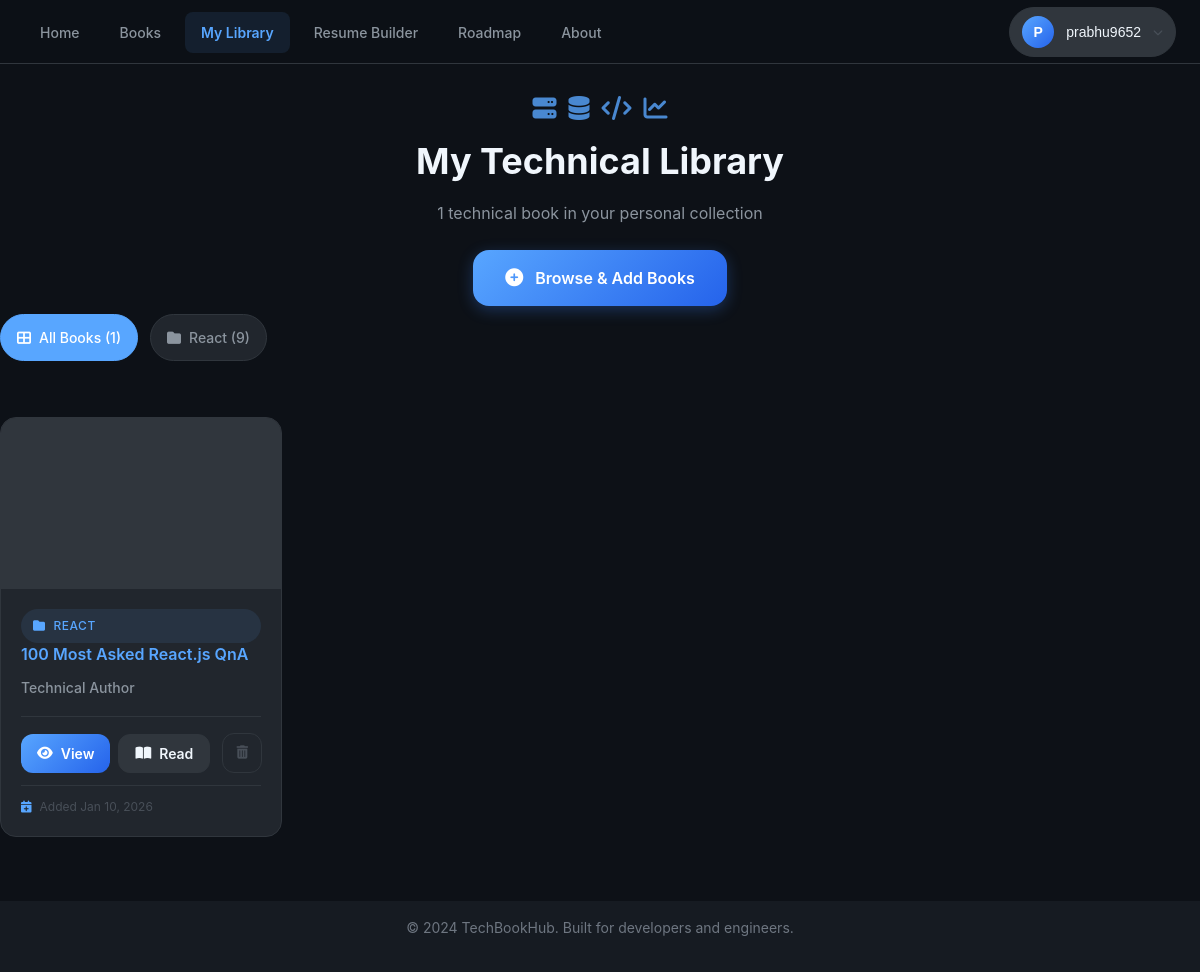
/library/ (signed in), run on an earlier commit of the app's database.
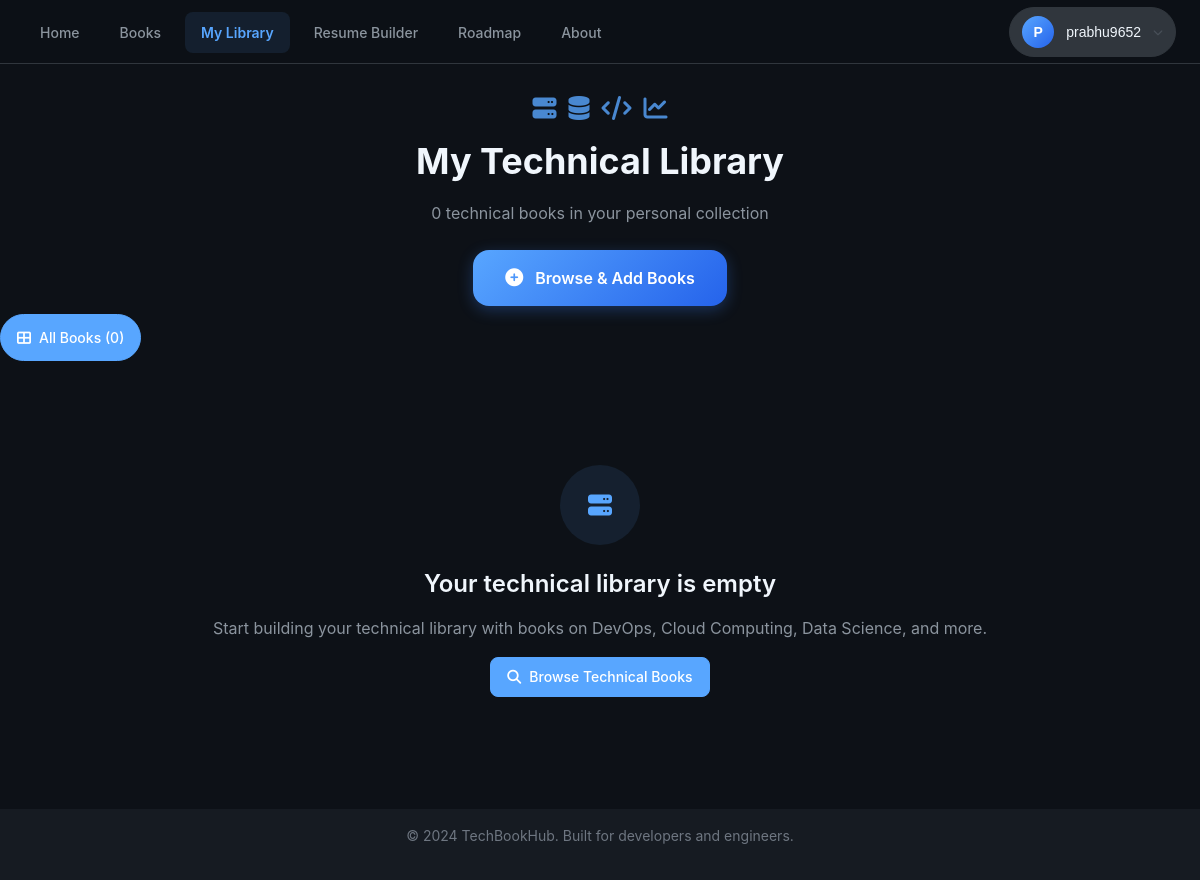
And on a later commit of the database.
### books/models.py (models this page shows, shortened)
class Category(models.Model):
    name = models.CharField(max_length=100, unique=True)
    slug = models.SlugField(max_length=100, unique=True)
    description = models.TextField(blank=True, default='')
    parent = models.ForeignKey('self', on_delete=models.CASCADE, null=True, blank=True, related_name='subcategories')
    class Meta:
        verbose_name_plural = 'Categories'

class Book(models.Model):
    id = models.AutoField(primary_key=True)
    name = models.CharField(max_length=255)
    price = models.IntegerField()
    description = models.TextField()
    author = models.CharField(max_length=255, blank=True, default='')
    cover_image = models.ImageField(upload_to='book_images/', null=True, blank=True)
    pdf = models.FileField(upload_to='book_pdfs/', null=True, blank=True)
    category = models.ForeignKey(Category, on_delete=models.SET_NULL, null=True, blank=True, related_name='books')
    @property
    def cover(self):
        return self.cover_image

### library/models.py (models this page shows, shortened)
class UserLibrary(models.Model):
    user = models.ForeignKey(User, on_delete=models.CASCADE, related_name='library_books')
    book = models.ForeignKey(Book, on_delete=models.CASCADE)
    added_date = models.DateTimeField(auto_now_add=True)
    class Meta:
        unique_together = ('user', 'book')
        ordering = ['-added_date']

### library/views.py (the view)
# urls.py: path('', views.index, name='books.index'),
@require_content_access(redirect_url='accounts.access_denied')
def index(request):
    category_slug = request.GET.get('category')
    library_books = UserLibrary.objects.filter(user=request.user).select_related('book', 'book__category')
    if category_slug:
        if category_slug == 'uncategorized':
            library_books = library_books.filter(book__category__isnull=True)
        else:
            category = get_object_or_404(Category, slug=category_slug)
            library_books = library_books.filter(book__category=category)
    categories_with_books = Category.objects.filter(
        books__userlibrary__user=request.user
    ).distinct().order_by('name')
    uncategorized_count = library_books.filter(book__category__isnull=True).count()
    access_context = get_user_access_context(request.user)
    template_data = {
        'title': 'My Library',
        'library_books': library_books,
        'categories': categories_with_books,
        'uncategorized_count': uncategorized_count,
        'current_category': category_slug,
        'total_books': library_books.count(),
        'access_context': access_context
    }
    return render(request, 'library/index.html', {'template_data': template_data})

### accounts/access_control.py (called while the page is built, shortened)
def get_client_ip(request):
    x_forwarded_for = request.META.get('HTTP_X_FORWARDED_FOR')
    if x_forwarded_for:
        ip = x_forwarded_for.split(',')[0]
    else:
        ip = request.META.get('REMOTE_ADDR')
    return ip

def log_access_attempt(user, action, request, resource_id='', resource_type='', notes=''):
    AccessLog.objects.create(
        user=user,
        action=action,
        ip_address=get_client_ip(request),
        user_agent=request.META.get('HTTP_USER_AGENT', ''),
        resource_id=str(resource_id),
        resource_type=resource_type,
        notes=notes
    )

def user_has_content_access(user):
    if not user or not user.is_authenticated:
        return False
    if user.is_superuser or user.is_staff:
        return True

### accounts/context_processors.py (called while the page is built, shortened)
def access_control_context(request):
    try:
        if hasattr(request, 'user') and request.user and request.user.is_authenticated:
            return {
                'access_context': get_user_access_context(request.user)
            }
    except Exception as e:
        import logging
        logger = logging.getLogger(__name__)
        logger.error(f"Error in access_control_context: {e}")

### library/templates/library/index.html (shortened to what the changed rows need)
{% extends 'base.html' %}
{% load static %}
{% block content %}
<div class="container" style="padding: var(--space-8) 0;">
  <div class="text-center mb-12 animate-slide-down">
    <div class="d-flex justify-content-center gap-3 mb-4" style="opacity: 0.8;">
      <div class="animate-pulse animate-stagger-1">
      </div>
      <div class="animate-pulse animate-stagger-2">
      </div>
      <div class="animate-pulse animate-stagger-3">
      </div>
      <div class="animate-pulse animate-stagger-4">
      </div>
    </div>
    <h1 class="mb-4">My Technical Library</h1>
    <p class="text-secondary mb-6">
      {{ template_data.total_books }} technical book{{ template_data.total_books|pluralize }} in your personal collection
    </p>
    <div class="d-flex justify-content-center gap-3">
      <a href="{% url 'books.index' %}" class="add-books-btn">
      </a>
    </div>
  </div>
  <div class="category-navigation mb-10">
    <div class="category-scroll">
      <a href="{% url 'library.index' %}"
         class="category-chip {% if not template_data.current_category %}active{% endif %}">
        <i class="fas fa-th-large"></i>
        <span>All Books ({{ template_data.total_books }})</span>
      </a>
      {% for category in template_data.categories %}
        <a href="{% url 'library.index' %}?category={{ category.slug }}"
           class="category-chip {% if template_data.current_category == category.slug %}active{% endif %}">
          {% if category.slug == 'devops' %}
            <i class="fas fa-cogs"></i>
          {% elif category.slug == 'cloud-computing' %}
            <i class="fas fa-cloud"></i>
          {% elif category.slug == 'data-science' %}
            <i class="fas fa-chart-bar"></i>
          {% elif category.slug == 'machine-learning' %}
            <i class="fas fa-brain"></i>
          {% elif category.slug == 'software-development' %}
            <i class="fas fa-code"></i>
          {% elif category.slug == 'observability' %}
            <i class="fas fa-eye"></i>
          {% elif category.slug == 'databases' %}
            <i class="fas fa-database"></i>
          {% else %}
            <i class="fas fa-folder"></i>
          {% endif %}
          <span>{{ category.name }} ({{ category.books.count }})</span>
        </a>
      {% endfor %}
    </div>
  </div>
  <div class="books-section">
    {% if template_data.library_books %}
      <div class="books-grid">
        {% for library_item in template_data.library_books %}
          <div class="book-card library-book-card animate-slide-up animate-stagger-{{ forloop.counter0|add:1 }}"
               data-category="{{ library_item.book.category.slug|default:'uncategorized' }}"
               data-book-id="{{ library_item.book.id }}">
            <div class="book-cover">
              {% if library_item.book.cover %}
                <img src="{{ library_item.book.cover.url }}"
                     alt="{{ library_item.book.name }}"
                     loading="lazy"
                     decoding="async"
                     fetchpriority="{% if forloop.counter <= 4 %}high{% else %}low{% endif %}">
              {% else %}
                <div class="book-cover-placeholder">
                  <i class="fas fa-file-pdf"></i>
                  <span>Technical Book</span>
                </div>
              {% endif %}
            </div>
            <div class="book-info">
              {% if library_item.book.category %}
                <div class="book-category">
                  {% if library_item.book.category.slug == 'devops' %}
                    <i class="fas fa-cogs"></i>
                  {% elif library_item.book.category.slug == 'cloud-computing' %}
                    <i class="fas fa-cloud"></i>
                  {% elif library_item.book.category.slug == 'data-science' %}
                    <i class="fas fa-chart-bar"></i>
                  {% elif library_item.book.category.slug == 'machine-learning' %}
                    <i class="fas fa-brain"></i>
                  {% elif library_item.book.category.slug == 'software-development' %}
                    <i class="fas fa-code"></i>
                  {% elif library_item.book.category.slug == 'observability' %}
                    <i class="fas fa-eye"></i>
                  {% elif library_item.book.category.slug == 'databases' %}
                    <i class="fas fa-database"></i>
                  {% else %}
                    <i class="fas fa-folder"></i>
                  {% endif %}
                  {{ library_item.book.category.name }}
                </div>
              {% endif %}
              <h3 class="book-title">
                <a href="{% url 'books.show' library_item.book.id %}">
                  {{ library_item.book.name }}
                </a>
              </h3>
              <p class="book-author">
                {{ library_item.book.author|default:"Technical Author" }}
              </p>
              <div class="library-book-actions">
                <div class="primary-book-actions">
                  <a href="{% url 'books.show' library_item.book.id %}" class="library-action-btn view-btn">
                    <i class="fas fa-eye"></i>
                    <span>View</span>
                  </a>
                  {% if library_item.book.pdf %}
                    <a href="{% url 'books.view' library_item.book.id %}" class="library-action-btn read-btn" target="_blank">
                      <i class="fas fa-book-open"></i>
                      <span>Read</span>
                    </a>
                  {% endif %}
                </div>
                <button type="button" class="library-remove-btn-enhanced"
                        data-book-id="{{ library_item.book.id }}"
                        data-book-title="{{ library_item.book.name }}"
                        title="Remove from library">
                  <i class="fas fa-trash-alt"></i>
                </button>
              </div>
              <div class="library-added-date">
                <i class="fas fa-calendar-plus"></i>
                <span>Added {{ library_item.added_date|date:"M d, Y" }}</span>
              </div>
            </div>
          </div>
        {% endfor %}
      </div>
    {% else %}
      <div class="empty-state">
        <div class="empty-icon">
          <i class="fas fa-server"></i>
        </div>
        <h3>Your technical library is empty</h3>
        <p>
          {% if template_data.current_category %}
            No technical books in this category yet. Browse our collection to add books to your library.
          {% else %}
            Start building your technical library with books on DevOps, Cloud Computing, Data Science, and more.
          {% endif %}
        </p>
        <a href="{% url 'books.index' %}" class="btn btn-primary">
          <i class="fas fa-search"></i>
          Browse Technical Books
        </a>
      </div>
    {% endif %}
  </div>
</div>
{% endblock content %}

What changed in the data, as far as the page shows it:
no longer on this page (row unchanged): Category: slug "react" (drawn), name "React", books.count "9"
removed UserLibrary: book.cover (picture), book.category.name "REACT", book.name "100 Most Asked React.js QnA", book.author "Technical Author", shows "Read", added_date "Jan 10, 2026"
Also different on the page:
{{ template_data.total_books }}: "1" → "0"
text now shown: "Your technical library is empty Start building your technical library with books on DevOps, Cloud Computing, Data Science, and more. Browse Technical Books"
